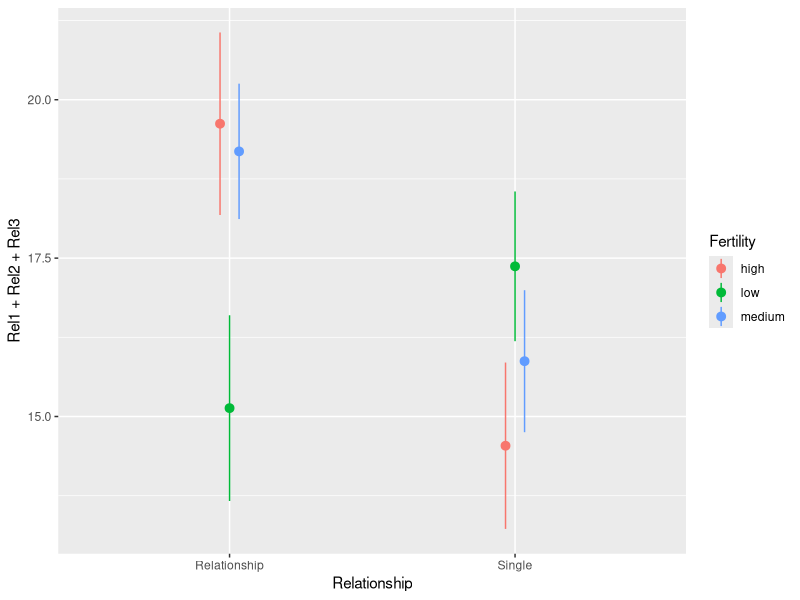

R code for this plot: (Note: this script raises an error after producing the figure.)
## ---- chunk 1
knitr::opts_chunk$set(echo = TRUE)

library(knitr)
library(tidyverse)
library(magrittr)
#library(multidy)
## ---- chunk 2
data.raw.study2 <- read_delim("../data/durante_etal_2013_study2.txt", delim = "\t",
    col_types = cols(
        DateTesting = col_date(format = "%m/%d/%y"),
        StartDateofLastPeriod =col_date(format = "%m/%d/%y"),
        StartDateofPeriodBeforeLast = col_date(format = "%m/%d/%y"),
        StartDateNext = col_date(format = "%m/%d/%y")
  )) %>%
  mutate(
    Abortion = abs(7 - Abortion) + 1,
    StemCell = abs(7 - StemCell) + 1,
    Marijuana = abs(7 - Marijuana) + 1,
    RichTax = abs(7 - RichTax) + 1,
    StLiving = abs(7 - StLiving) + 1,
    Profit = abs(7 - Profit) + 1,
    FiscConsComp = FreeMarket + PrivSocialSec + RichTax + StLiving + Profit,
    SocConsComp = Marriage + RestrictAbortion + Abortion + StemCell + Marijuana
  ) %>%
  mutate(ComputedCycleLength = StartDateofLastPeriod - StartDateofPeriodBeforeLast ) 
## ---- chunk 3
data.raw.study2 %>%
  head(10)
## ---- chunk 4
one_universe = data.raw.study2 %>%
  mutate( ComputedCycleLength = StartDateofLastPeriod - StartDateofPeriodBeforeLast ) %>%
  mutate( NextMenstrualOnset = StartDateofLastPeriod + ComputedCycleLength ) %>%
  mutate(
    CycleDay = 28 - (NextMenstrualOnset - DateTesting),
    CycleDay = ifelse(CycleDay > 1 & CycleDay < 28, CycleDay, ifelse(CycleDay < 1, 1, 28))
  ) %>%
  mutate(
    Relationship = factor(ifelse(Relationship==1 | Relationship==2, "Single", "Relationship"))
  ) %>%
  filter( ComputedCycleLength > 25 & ComputedCycleLength < 35) %>%
  filter( Sure1 > 6 | Sure2 > 6 ) %>%
  mutate( Fertility = factor( ifelse(CycleDay >= 7 & CycleDay <= 14, "high", ifelse(CycleDay >= 17 & CycleDay <= 25, "low", "medium")) ) )
## ---- chunk 5
one_universe %>%
  select( NextMenstrualOnset, Relationship, Sure1, Sure2, Fertility, everything() ) %>%
  head(10)
## ---- chunk 6
one_universe %>%
  ggplot(aes(x = Relationship, y = Rel1 + Rel2 + Rel3, color = Fertility)) +
  stat_summary(position = position_dodge(width = .1), fun.data = "mean_se")
## ---- chunk 7
M <- multiverse()
## ---- chunk 8
inside(M, {
  df <- data.raw.study2  %>%
    mutate( ComputedCycleLength = StartDateofLastPeriod - StartDateofPeriodBeforeLast ) %>%
    mutate( NextMenstrualOnset = branch(menstrual_calculation, 
      "mc_option1" ~ StartDateofLastPeriod + ComputedCycleLength,
      "mc_option2" ~ StartDateofLastPeriod + ReportedCycleLength,
      "mc_option3" ~ StartDateNext)
    )
})
## ---- chunk 9
parse_multiverse(M)
## ---- chunk 10
M$parameters
## ---- chunk 11
M$multiverse_table
## ---- chunk 12
M$current_parameter_assignment
## ---- chunk 13
M$code
## ---- chunk 14
get_code(M, list(menstrual_calculation = "mc_option2"))%>%
  rlang::eval_tidy() %>%
  select( NextMenstrualOnset, everything() ) 
## ---- chunk 15
inside(M, {
  df %>%
    mutate(Relationship = branch( relationship_status, 
      "rs_option1" ~ factor(ifelse(Relationship==1 | Relationship==2, 'Single', 'Relationship')),
      "rs_option2" ~ factor(ifelse(Relationship==1, 'Single', 'Relationship')),
      "rs_option3" ~ factor(ifelse(Relationship==1, 'Single', ifelse(Relationship==3 | Relationship==4, 'Relationship', NA))) )
    ) %>%
    mutate(
      CycleDay = 28 - (NextMenstrualOnset - DateTesting),
      CycleDay = ifelse(CycleDay > 1 & CycleDay < 28, CycleDay, ifelse(CycleDay < 1, 1, 28))
    ) %>%
    filter( branch(cycle_length, 
      "cl_option1" ~ TRUE,
      "cl_option2" ~ ComputedCycleLength > 25 & ComputedCycleLength < 35,
      "cl_option3" ~ ReportedCycleLength > 25 & ReportedCycleLength < 35
    )) %>%
    filter( branch(certainty,
        "cer_option1" ~ TRUE,
        "cer_option2" ~ Sure1 > 6 | Sure2 > 6
    )) %>%
    mutate( Fertility = branch( fertile,
        "fer_option1" ~ factor( ifelse(CycleDay >= 7 & CycleDay <= 14, "high", ifelse(CycleDay >= 17 & CycleDay <= 25, "low", "medium")) ),
        "fer_option2" ~ factor( ifelse(CycleDay >= 6 & CycleDay <= 14, "high", ifelse(CycleDay >= 17 & CycleDay <= 27, "low", "medium")) ),
        "fer_option3" ~ factor( ifelse(CycleDay >= 9 & CycleDay <= 17, "high", ifelse(CycleDay >= 18 & CycleDay <= 25, "low", "medium")) ),
        "fer_option4" ~ factor( ifelse(CycleDay >= 8 & CycleDay <= 17, "high", "low") )
    ))
})
## ---- chunk 16
M$code
## ---- chunk 17
parse_multiverse(M) %>%
  attr("multiverse_table")
## ---- chunk 18
M$multiverse_table
## ---- chunk 19
get_code(M) %>%
  rlang::eval_tidy() %>%
  select(ComputedCycleLength, NextMenstrualOnset, CycleDay, Relationship, Fertility)
## ---- chunk 20
universe_parameter_assignment <- list(
    menstrual_calculation = "mc_option1",
    relationship_status = "rs_option3",
    cycle_length = "cl_option2",
    certainty = "cer_option1",
    fertile = "fer_option4"
  )

get_code(M, universe_parameter_assignment) %>%
  rlang::eval_tidy() %>%
  select(ComputedCycleLength, NextMenstrualOnset, CycleDay, Relationship, Fertility)
